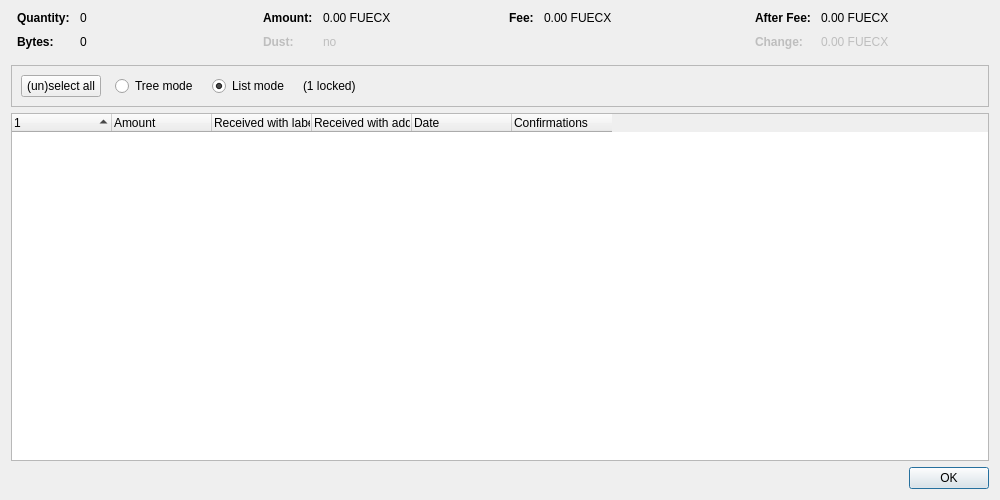
<?xml version="1.0" encoding="UTF-8"?>
<ui version="4.0">
 <class>CoinControlDialog</class>
 <widget class="QDialog" name="CoinControlDialog">
  <property name="geometry">
   <rect>
    <x>0</x>
    <y>0</y>
    <width>1000</width>
    <height>500</height>
   </rect>
  </property>
  <property name="windowTitle">
   <string>Coin Selection</string>
  </property>
  <layout class="QVBoxLayout" name="verticalLayout">
   <item>
    <layout class="QHBoxLayout" name="horizontalLayoutTop" stretch="0,0,0,0">
     <property name="topMargin">
      <number>0</number>
     </property>
     <property name="bottomMargin">
      <number>10</number>
     </property>
     <item>
      <layout class="QFormLayout" name="formLayoutCoinControl1">
       <property name="horizontalSpacing">
        <number>10</number>
       </property>
       <property name="verticalSpacing">
        <number>10</number>
       </property>
       <property name="leftMargin">
        <number>6</number>
       </property>
       <property name="rightMargin">
        <number>6</number>
       </property>
       <item row="0" column="0">
        <widget class="QLabel" name="labelCoinControlQuantityText">
         <property name="font">
          <font>
           <weight>75</weight>
           <bold>true</bold>
          </font>
         </property>
         <property name="text">
          <string>Quantity:</string>
         </property>
        </widget>
       </item>
       <item row="0" column="1">
        <widget class="QLabel" name="labelCoinControlQuantity">
         <property name="cursor">
          <cursorShape>IBeamCursor</cursorShape>
         </property>
         <property name="contextMenuPolicy">
          <enum>Qt::ActionsContextMenu</enum>
         </property>
         <property name="text">
          <string notr="true">0</string>
         </property>
         <property name="textInteractionFlags">
          <set>Qt::LinksAccessibleByMouse|Qt::TextSelectableByKeyboard|Qt::TextSelectableByMouse</set>
         </property>
        </widget>
       </item>
       <item row="1" column="0">
        <widget class="QLabel" name="labelCoinControlBytesText">
         <property name="font">
          <font>
           <weight>75</weight>
           <bold>true</bold>
          </font>
         </property>
         <property name="text">
          <string>Bytes:</string>
         </property>
        </widget>
       </item>
       <item row="1" column="1">
        <widget class="QLabel" name="labelCoinControlBytes">
         <property name="cursor">
          <cursorShape>IBeamCursor</cursorShape>
         </property>
         <property name="contextMenuPolicy">
          <enum>Qt::ActionsContextMenu</enum>
         </property>
         <property name="text">
          <string notr="true">0</string>
         </property>
         <property name="textInteractionFlags">
          <set>Qt::LinksAccessibleByMouse|Qt::TextSelectableByKeyboard|Qt::TextSelectableByMouse</set>
         </property>
        </widget>
       </item>
      </layout>
     </item>
     <item>
      <layout class="QFormLayout" name="formLayoutCoinControl2">
       <property name="horizontalSpacing">
        <number>10</number>
       </property>
       <property name="verticalSpacing">
        <number>10</number>
       </property>
       <property name="leftMargin">
        <number>6</number>
       </property>
       <property name="rightMargin">
        <number>6</number>
       </property>
       <item row="0" column="0">
        <widget class="QLabel" name="labelCoinControlAmountText">
         <property name="font">
          <font>
           <weight>75</weight>
           <bold>true</bold>
          </font>
         </property>
         <property name="text">
          <string>Amount:</string>
         </property>
        </widget>
       </item>
       <item row="0" column="1">
        <widget class="QLabel" name="labelCoinControlAmount">
         <property name="cursor">
          <cursorShape>IBeamCursor</cursorShape>
         </property>
         <property name="contextMenuPolicy">
          <enum>Qt::ActionsContextMenu</enum>
         </property>
         <property name="text">
          <string notr="true">0.00 FUECX</string>
         </property>
         <property name="textInteractionFlags">
          <set>Qt::LinksAccessibleByMouse|Qt::TextSelectableByKeyboard|Qt::TextSelectableByMouse</set>
         </property>
        </widget>
       </item>
       <item row="1" column="0">
        <widget class="QLabel" name="labelCoinControlLowOutputText">
         <property name="enabled">
          <bool>false</bool>
         </property>
         <property name="font">
          <font>
           <weight>75</weight>
           <bold>true</bold>
          </font>
         </property>
         <property name="text">
          <string>Dust:</string>
         </property>
        </widget>
       </item>
       <item row="1" column="1">
        <widget class="QLabel" name="labelCoinControlLowOutput">
         <property name="enabled">
          <bool>false</bool>
         </property>
         <property name="cursor">
          <cursorShape>IBeamCursor</cursorShape>
         </property>
         <property name="contextMenuPolicy">
          <enum>Qt::ActionsContextMenu</enum>
         </property>
         <property name="text">
          <string notr="true">no</string>
         </property>
         <property name="textInteractionFlags">
          <set>Qt::LinksAccessibleByMouse|Qt::TextSelectableByKeyboard|Qt::TextSelectableByMouse</set>
         </property>
        </widget>
       </item>
      </layout>
     </item>
     <item>
      <layout class="QFormLayout" name="formLayoutCoinControl3">
       <property name="horizontalSpacing">
        <number>10</number>
       </property>
       <property name="verticalSpacing">
        <number>10</number>
       </property>
       <property name="leftMargin">
        <number>6</number>
       </property>
       <property name="rightMargin">
        <number>6</number>
       </property>
       <item row="0" column="0">
        <widget class="QLabel" name="labelCoinControlFeeText">
         <property name="font">
          <font>
           <weight>75</weight>
           <bold>true</bold>
          </font>
         </property>
         <property name="text">
          <string>Fee:</string>
         </property>
        </widget>
       </item>
       <item row="0" column="1">
        <widget class="QLabel" name="labelCoinControlFee">
         <property name="cursor">
          <cursorShape>IBeamCursor</cursorShape>
         </property>
         <property name="contextMenuPolicy">
          <enum>Qt::ActionsContextMenu</enum>
         </property>
         <property name="text">
          <string notr="true">0.00 FUECX</string>
         </property>
         <property name="textInteractionFlags">
          <set>Qt::LinksAccessibleByMouse|Qt::TextSelectableByKeyboard|Qt::TextSelectableByMouse</set>
         </property>
        </widget>
       </item>
      </layout>
     </item>
     <item>
      <layout class="QFormLayout" name="formLayoutCoinControl4">
       <property name="horizontalSpacing">
        <number>10</number>
       </property>
       <property name="verticalSpacing">
        <number>10</number>
       </property>
       <property name="leftMargin">
        <number>6</number>
       </property>
       <property name="rightMargin">
        <number>6</number>
       </property>
       <item row="0" column="0">
        <widget class="QLabel" name="labelCoinControlAfterFeeText">
         <property name="font">
          <font>
           <weight>75</weight>
           <bold>true</bold>
          </font>
         </property>
         <property name="text">
          <string>After Fee:</string>
         </property>
        </widget>
       </item>
       <item row="0" column="1">
        <widget class="QLabel" name="labelCoinControlAfterFee">
         <property name="cursor">
          <cursorShape>IBeamCursor</cursorShape>
         </property>
         <property name="contextMenuPolicy">
          <enum>Qt::ActionsContextMenu</enum>
         </property>
         <property name="text">
          <string notr="true">0.00 FUECX</string>
         </property>
         <property name="textInteractionFlags">
          <set>Qt::LinksAccessibleByMouse|Qt::TextSelectableByKeyboard|Qt::TextSelectableByMouse</set>
         </property>
        </widget>
       </item>
       <item row="1" column="0">
        <widget class="QLabel" name="labelCoinControlChangeText">
         <property name="enabled">
          <bool>false</bool>
         </property>
         <property name="font">
          <font>
           <weight>75</weight>
           <bold>true</bold>
          </font>
         </property>
         <property name="text">
          <string>Change:</string>
         </property>
        </widget>
       </item>
       <item row="1" column="1">
        <widget class="QLabel" name="labelCoinControlChange">
         <property name="enabled">
          <bool>false</bool>
         </property>
         <property name="cursor">
          <cursorShape>IBeamCursor</cursorShape>
         </property>
         <property name="contextMenuPolicy">
          <enum>Qt::ActionsContextMenu</enum>
         </property>
         <property name="text">
          <string notr="true">0.00 FUECX</string>
         </property>
         <property name="textInteractionFlags">
          <set>Qt::LinksAccessibleByMouse|Qt::TextSelectableByKeyboard|Qt::TextSelectableByMouse</set>
         </property>
        </widget>
       </item>
      </layout>
     </item>
    </layout>
   </item>
   <item>
    <widget class="QFrame" name="frame">
     <property name="minimumSize">
      <size>
       <width>0</width>
       <height>40</height>
      </size>
     </property>
     <property name="frameShape">
      <enum>QFrame::StyledPanel</enum>
     </property>
     <property name="frameShadow">
      <enum>QFrame::Sunken</enum>
     </property>
     <layout class="QHBoxLayout" name="horizontalLayout">
      <item>
       <layout class="QHBoxLayout" name="horizontalLayoutPanel" stretch="0,0,0,0,0">
        <property name="spacing">
         <number>14</number>
        </property>
        <item>
         <widget class="QPushButton" name="pushButtonSelectAll">
          <property name="sizePolicy">
           <sizepolicy hsizetype="Maximum" vsizetype="Fixed">
            <horstretch>0</horstretch>
            <verstretch>0</verstretch>
           </sizepolicy>
          </property>
          <property name="text">
           <string>(un)select all</string>
          </property>
          <property name="autoDefault">
           <bool>false</bool>
          </property>
         </widget>
        </item>
        <item>
         <widget class="QRadioButton" name="radioTreeMode">
          <property name="sizePolicy">
           <sizepolicy hsizetype="Maximum" vsizetype="Fixed">
            <horstretch>0</horstretch>
            <verstretch>0</verstretch>
           </sizepolicy>
          </property>
          <property name="text">
           <string>Tree mode</string>
          </property>
         </widget>
        </item>
        <item>
         <widget class="QRadioButton" name="radioListMode">
          <property name="sizePolicy">
           <sizepolicy hsizetype="Maximum" vsizetype="Fixed">
            <horstretch>0</horstretch>
            <verstretch>0</verstretch>
           </sizepolicy>
          </property>
          <property name="text">
           <string>List mode</string>
          </property>
          <property name="checked">
           <bool>true</bool>
          </property>
         </widget>
        </item>
        <item>
         <widget class="QLabel" name="labelLocked">
          <property name="text">
           <string notr="true">(1 locked)</string>
          </property>
         </widget>
        </item>
        <item>
         <spacer name="horizontalSpacer">
          <property name="orientation">
           <enum>Qt::Horizontal</enum>
          </property>
          <property name="sizeHint" stdset="0">
           <size>
            <width>40</width>
            <height>20</height>
           </size>
          </property>
         </spacer>
        </item>
       </layout>
      </item>
     </layout>
    </widget>
   </item>
   <item>
    <widget class="CoinControlTreeWidget" name="treeWidget">
     <property name="contextMenuPolicy">
      <enum>Qt::CustomContextMenu</enum>
     </property>
     <property name="sortingEnabled">
      <bool>false</bool>
     </property>
     <property name="columnCount">
      <number>6</number>
     </property>
     <attribute name="headerShowSortIndicator" stdset="0">
      <bool>true</bool>
     </attribute>
     <attribute name="headerStretchLastSection">
      <bool>false</bool>
     </attribute>
     <column>
      <property name="text">
       <string/>
      </property>
     </column>
     <column>
      <property name="text">
       <string>Amount</string>
      </property>
     </column>
     <column>
      <property name="text">
       <string>Received with label</string>
      </property>
     </column>
     <column>
      <property name="text">
       <string>Received with address</string>
      </property>
     </column>
     <column>
      <property name="text">
       <string>Date</string>
      </property>
     </column>
     <column>
      <property name="text">
       <string>Confirmations</string>
      </property>
      <property name="toolTip">
       <string>Confirmed</string>
      </property>
     </column>
     <column>
      <property name="text">
       <string/>
      </property>
     </column>
     <column>
      <property name="text">
       <string/>
      </property>
     </column>
     <column>
      <property name="text">
       <string/>
      </property>
     </column>
     <column>
      <property name="text">
       <string/>
      </property>
     </column>
    </widget>
   </item>
   <item>
    <widget class="QDialogButtonBox" name="buttonBox">
     <property name="orientation">
      <enum>Qt::Horizontal</enum>
     </property>
     <property name="standardButtons">
      <set>QDialogButtonBox::Ok</set>
     </property>
    </widget>
   </item>
  </layout>
 </widget>
 <customwidgets>
  <customwidget>
   <class>CoinControlTreeWidget</class>
   <extends>QTreeWidget</extends>
   <header>qt/coincontroltreewidget.h</header>
  </customwidget>
 </customwidgets>
 <resources/>
 <connections/>
</ui>
